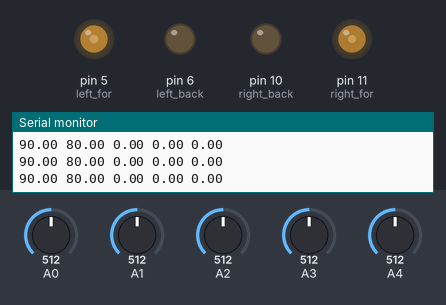
This sketch was run on a simulated Arduino Uno, built with avr-gcc and run on an emulated ATmega328P. Shown: output pins drawn as LEDs (lit = HIGH), the last lines printed to the serial monitor. The test bench sets the inputs (shaded band); at power-on: A0 = 512, A1 = 512, A4 = 512, A3 = 512, A2 = 512.

Above: at 1.2 s.
1.3 s: A0 set to 489
At 1.47 s:
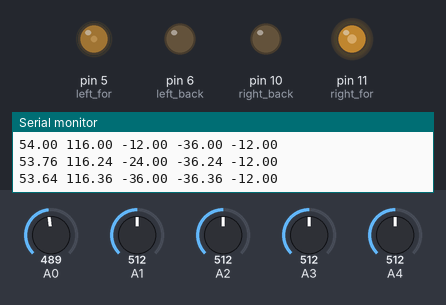
4.3 s: A1 set to 493
At 4.46 s:
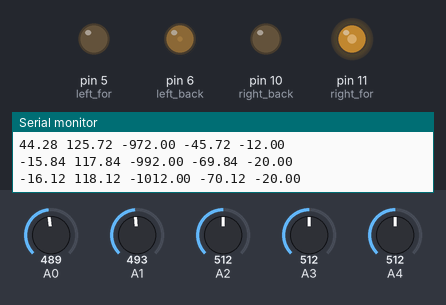
7.3 s: A4 set to 487
At 7.57 s:
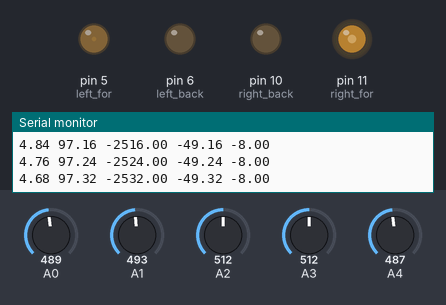
10.3 s: A3 set to 306
At 10.9 s:
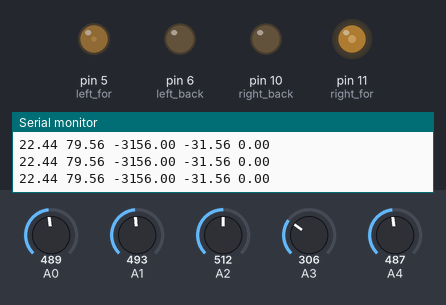
13.3 s: A0 set to 716
At 13.61 s:
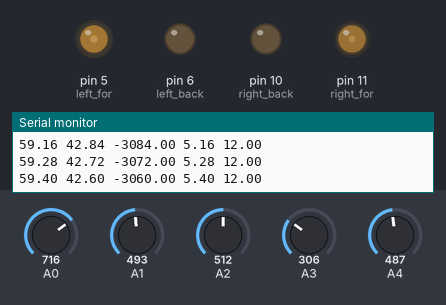
16.3 s: A1 set to 716
At 18.16 s:
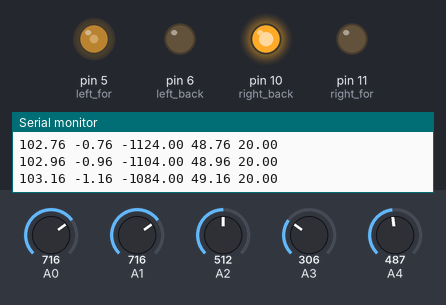
Timing chart, 0 to 24.3 s (numbered marks = the images above; inputs shaded):
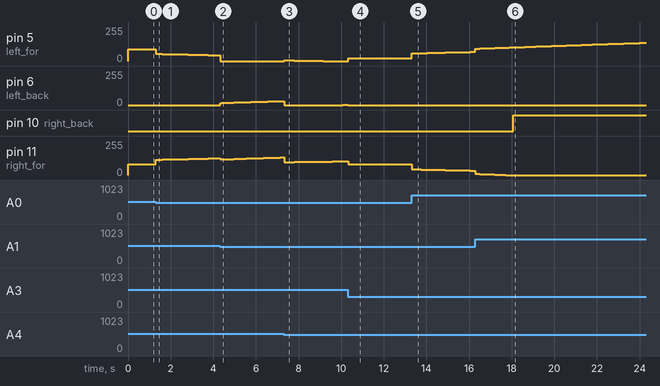

Measured:
- the behaviour switches between 500 and 499 on A1 (found by bisection; images 1 and 2)
- after the input at 1.3 s, pin 5 (left_for): moves from 90/255 to 44/255 over 2.8 s, starting at once; pin 11 (right_for): moves from 80/255 to 125/255 over 2.8 s, starting at once
- after the input at 4.3 s, pin 6 (left_back): moves from 0/255 to 30/255 over 2.8 s, starting at once
- after the input at 7.3 s, pin 5 (left_for): 0/255 → 4/255 at once, → 3/255 0.46 s later, → 2/255 0.46 s later, → 1/255 0.42 s later, … (5 changes in this stretch)
- after the input at 10.3 s, pin 5 (left_for): 0/255 → 22/255 at once
- after the input at 13.3 s, pin 5 (left_for): moves from 22/255 to 68/255 over 2.7 s, starting at once; pin 11 (right_for): moves from 79/255 to 33/255 over 2.7 s, starting at once
- after the input at 16.3 s, pin 10 (right_back): LOW → HIGH after 1.8 s

The sketch:

Test03.0.ino
```cpp
int ir[5];
int th = 500;


float i; int d;
float error;
int p_error = 0;

int val[5] = {-12,-8,0,8,12};
float pid_val ;

float sp_left = 80 + 10;
float sp_right = 80;
int shift = 0;
float left = sp_left ;
float right = sp_right ;
float gear1 = 0.8;
float gear2 = 0.6;

int kp = 2 + (sp_left+sp_right)/100;
float ki = 0.01;
float kd = 0.01;

int right_for = 11;
int left_for = 5;
int right_back = 10;
int left_back = 6;

//////////////////////////////////////////////////////////////////////////////////////////////////////////////////////////////////////////////
/////////////////////////////////////////////////////////////////////////////////////////////////////////////////////////////////////////////
///////// MAIN /////////////////
void setup() {
  Serial.begin(9600);
  pinMode(5,OUTPUT);pinMode(6,OUTPUT);pinMode(10,OUTPUT);pinMode(11,OUTPUT);
}

void loop() {
  getIR();
  PID();
  driver();
  delay(5);
  //Serial.print(ir[0]);Serial.print(ir[1]);Serial.print(ir[2]);Serial.print(ir[3]);Serial.println(ir[4]);
  //Serial.println(error);Serial.println(i);
}
//////////////////////////////////////////////////////////////////////////////////////////////////////////////////////////////////////////////
/////////////////////////////////////////////////////////////////////////////////////////////////////////////////////////////////////////////

////////////////////////////////////////////////////////////////////////////////////////////////////////////////////////////////////////////
/////// SENSOR ////////////////////////////////
int check(int val){
  if (val >= th){
    return 0;
  } else{
    return 1;
  }
}
int getIR(){
  for (int i=0;i<5;i++){
    ir[i] = analogRead(i);
  }
  for (int i=0;i<5;i++){
    ir[i] = check(ir[i]);
  }
}
//////////////////////////////////////////////////////////////////////////////////////////////////////////////////////////////////////////////////

////////////////////////////////////////////////////////////////////////////////////////////////////////////////////////////////////
///// PID ///////////////////////////////
float PID(){
  left = sp_left;
  right = sp_right;

  error = val[0]*ir[0] + val[1]*ir[1] + val[2]*ir[2] + val[3]*ir[3] + val[4]*ir[4];
  d = p_error - error;
  p_error = error;

  if ((ir[2] == 1) && (ir[2]*ir[1] == 0 && ir[2]*ir[3] == 0)){
    i = 0;
  }
  if ((left+i*ki)>0 && error<0){
    i = (i  + error);
  }else if ((right-i*ki)>0 && error>0){
    i = (i  + error);
  }

  pid_val = (error * kp + i * ki + d * kd);

  if (i<-30000){
    i = -30000;
  }
  if (pid_val<-30000){
    pid_val = -30000;
  }
  if (i>30000){
    i = 30000;
  }
  if (pid_val>30000){
    pid_val = 30000;
  }
}
/////////////////////////////////////////////////////////////////////////////////////////////////////

///////////////////////////////////////////////////////////////////////////////////////////////////////////////////////////////
void driver(){
    gear();
    left = sp_left;
    right = sp_right;

   ////////////////////////////////////////////////////////////////////////////
   left = left + pid_val  ;
   right = right - pid_val ;
   ///////////////////////////////////////////////////////////////////

     if (left > 255){
      left = 255;
     }else if(left < -255){
      left = -255;
     }
     if (right > 255){
      right = 255;
     }else if(right < -255){
      right = -255;
     }

     if (left>0){
       analogWrite(left_for,left);
       analogWrite(left_back,0);
     } else if(left<0){
       analogWrite(left_back,-left);
       analogWrite(left_for,0);
     }
     if (right>0){
       analogWrite(right_for,right);
       analogWrite(right_back,0);
     } else if(right<0){
       analogWrite(right_back,right);
       analogWrite(right_for,0);
     }

 Serial.print(left);Serial.print(' ');Serial.print(right);Serial.print(' ');Serial.print(i);Serial.print(' ');Serial.print(pid_val);Serial.print(' ');Serial.println(error);

 }
/////////////////////////////////////////////////////////////////////////////////////////////////////////////////////////////////////////////////////////////////////////////

void gear(){
  sp_left = 80 + 10;
  sp_right = 80;
  if ((ir[2]*ir[1] == 1 || ir[2]*ir[3] == 1 )){
    sp_left = sp_left * gear1;
    sp_right = sp_right * gear1;
  } else if ((ir[0]*ir[1] == 1 || ir[4]*ir[3] == 1 )){
    sp_left = sp_left * gear2;
    sp_right = sp_right * gear2;
  }
}
```
